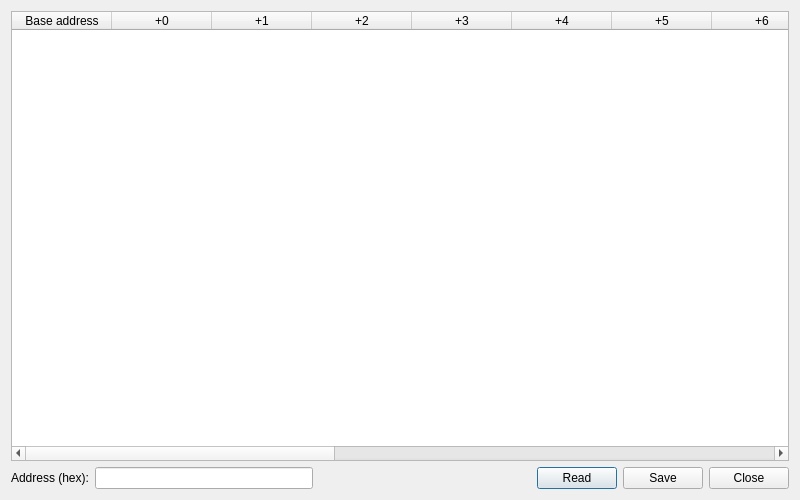
<?xml version="1.0" encoding="UTF-8"?>
<ui version="4.0">
 <class>MemoryWindow</class>
 <widget class="QDialog" name="MemoryWindow">
  <property name="geometry">
   <rect>
    <x>0</x>
    <y>0</y>
    <width>800</width>
    <height>500</height>
   </rect>
  </property>
  <property name="windowTitle">
   <string>Dialog</string>
  </property>
  <property name="windowIcon">
   <iconset>
    <normaloff>icon/icon.ico</normaloff>icon/icon.ico</iconset>
  </property>
  <layout class="QVBoxLayout" name="verticalLayout_2">
   <item>
    <layout class="QVBoxLayout" name="verticalLayout">
     <item>
      <widget class="QTableWidget" name="tableWidget_Bytes">
       <property name="sizeAdjustPolicy">
        <enum>QAbstractScrollArea::AdjustToContents</enum>
       </property>
       <property name="editTriggers">
        <set>QAbstractItemView::DoubleClicked|QAbstractItemView::EditKeyPressed</set>
       </property>
       <property name="selectionMode">
        <enum>QAbstractItemView::SingleSelection</enum>
       </property>
       <attribute name="verticalHeaderVisible">
        <bool>false</bool>
       </attribute>
       <column>
        <property name="text">
         <string>Base address</string>
        </property>
       </column>
       <column>
        <property name="text">
         <string>+0</string>
        </property>
       </column>
       <column>
        <property name="text">
         <string>+1</string>
        </property>
       </column>
       <column>
        <property name="text">
         <string>+2</string>
        </property>
       </column>
       <column>
        <property name="text">
         <string>+3</string>
        </property>
       </column>
       <column>
        <property name="text">
         <string>+4</string>
        </property>
       </column>
       <column>
        <property name="text">
         <string>+5</string>
        </property>
       </column>
       <column>
        <property name="text">
         <string>+6</string>
        </property>
       </column>
       <column>
        <property name="text">
         <string>+7</string>
        </property>
       </column>
       <column>
        <property name="text">
         <string>+8</string>
        </property>
       </column>
       <column>
        <property name="text">
         <string>+9</string>
        </property>
       </column>
       <column>
        <property name="text">
         <string>+A</string>
        </property>
       </column>
       <column>
        <property name="text">
         <string>+B</string>
        </property>
       </column>
       <column>
        <property name="text">
         <string>+C</string>
        </property>
       </column>
       <column>
        <property name="text">
         <string>+D</string>
        </property>
       </column>
       <column>
        <property name="text">
         <string>+E</string>
        </property>
       </column>
       <column>
        <property name="text">
         <string>+F</string>
        </property>
       </column>
      </widget>
     </item>
    </layout>
   </item>
   <item>
    <layout class="QHBoxLayout" name="horizontalLayout">
     <item>
      <widget class="QLabel" name="label">
       <property name="text">
        <string>Address (hex):</string>
       </property>
      </widget>
     </item>
     <item>
      <widget class="QLineEdit" name="lineEdit_Address">
       <property name="maxLength">
        <number>18</number>
       </property>
      </widget>
     </item>
     <item>
      <spacer name="horizontalSpacer">
       <property name="orientation">
        <enum>Qt::Horizontal</enum>
       </property>
       <property name="sizeHint" stdset="0">
        <size>
         <width>40</width>
         <height>20</height>
        </size>
       </property>
      </spacer>
     </item>
     <item>
      <widget class="QPushButton" name="pushButton_Read">
       <property name="text">
        <string>Read</string>
       </property>
      </widget>
     </item>
     <item>
      <widget class="QPushButton" name="pushButton_Save">
       <property name="text">
        <string>Save</string>
       </property>
      </widget>
     </item>
     <item>
      <widget class="QPushButton" name="pushButton_Close">
       <property name="text">
        <string>Close</string>
       </property>
      </widget>
     </item>
    </layout>
   </item>
  </layout>
 </widget>
 <resources/>
 <connections/>
</ui>
